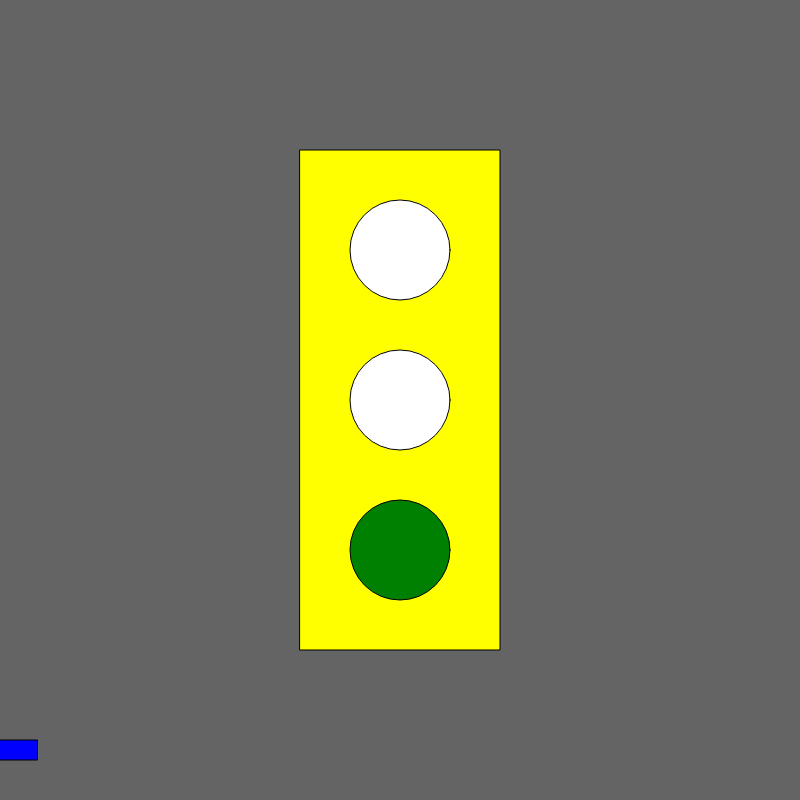
Frame 1 (no input)
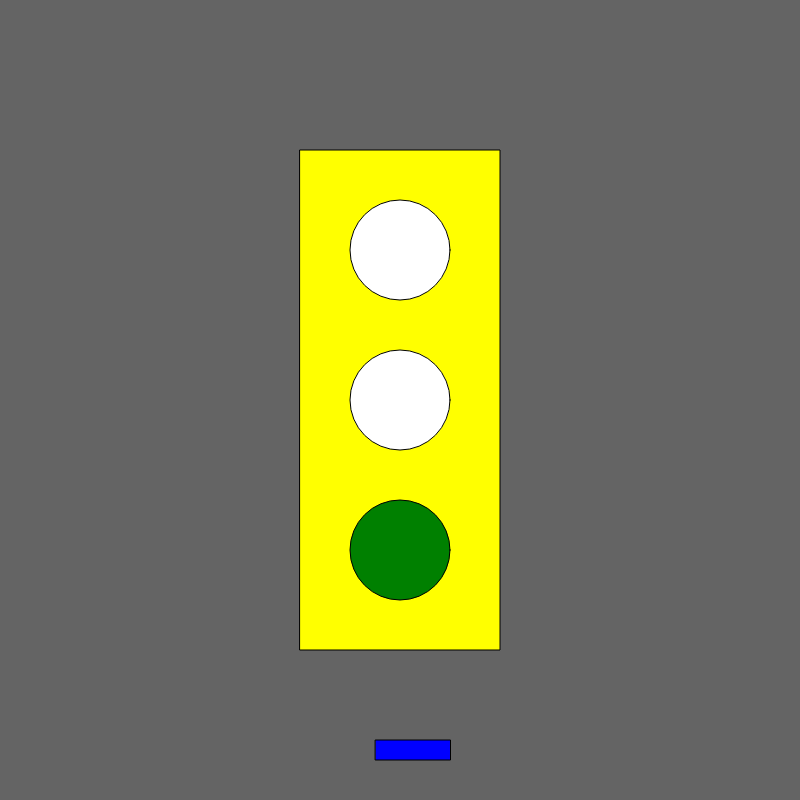
Frame 60 (no input)
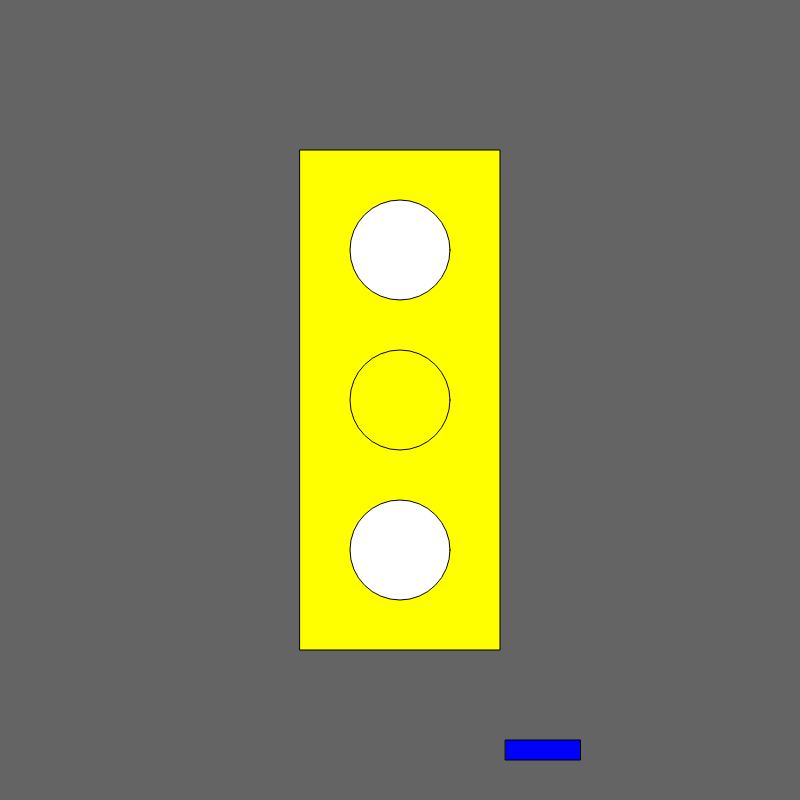
Frame 120 (the mouse pressed at the canvas centre since frame 60)

The p5.js sketch that drew these frames (run headless with seeded random() and noise() and a simulated clock; from frame 60 on, the mouse is pressed at the canvas centre):

// p5.js sketch
// ── sketch.js
let timer = 0;
let state = 0;
var x = 0;
function setup(
) {
  createCanvas(800, 800);
  rectMode(CENTER);
}

function draw() {
  background(100);
fill("yellow");
rect(width/2,width/2,200,500);
fill("blue");
rect(x,750,75,20);


switch(state){

  case 0:
  fill("200");
  ellipse(width/2,250,100,100);
  ellipse(width/2,400,100,100);
  fill("green");
  ellipse(width/2,550,100,100);
  x+=7;
  break;

  case 1:
  fill("200");
  ellipse(width/2,250,100,100);
  fill("yellow");
  ellipse(width/2,400,100,100);
  fill("200");
  ellipse(width/2,550,100,100);
  x+=2;
  break;

  case 2:
  fill("red");
  ellipse(width/2,250,100,100);
  fill("200");
  ellipse(width/2,400,100,100);
  ellipse(width/2,550,100,100);
  break;

}

timer++;
if(timer > 60)
{
state++;
timer = 0;
}
if (state>2) state = 0;
if(x > width) x = 0;
}
